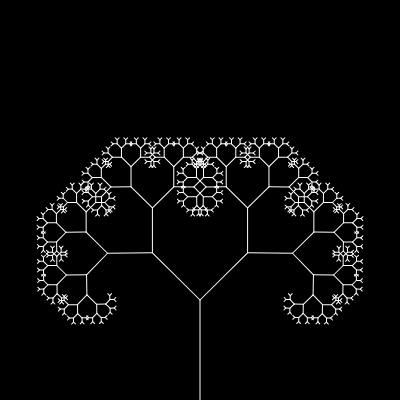
Frame 1 (no input)
Frame 60 (no input): identical to frame 1, image omitted
Frame 120 (the mouse pressed at the canvas centre since frame 60): identical to frame 1, image omitted

The p5.js sketch that drew this single still picture (run headless with seeded random() and noise() and a simulated clock; from frame 60 on, the mouse is pressed at the canvas centre):

// p5.js sketch
// ── sketch.js
var canvas;
var angle;

var slider;

function setup(){
  canvas = createCanvas(400,400);
  
  angle = PI/4;

  slider = createSlider(0,TWO_PI,PI/4,0.01);
}

function draw(){
    background(0); 
    angle = slider.value();
    stroke(255);
    translate(200,height);
    branch(100);
    
}

function branch(len){
    line(0,0,0,-len);
    translate(0,-len);
    if(len > 4){
        push();
        rotate(angle);
        branch(len*0.67);
        pop();
        push();
        rotate(-angle);
        branch(len*0.67);
        pop();
    }
    //line(0,0,0,-len*0.67);
}
